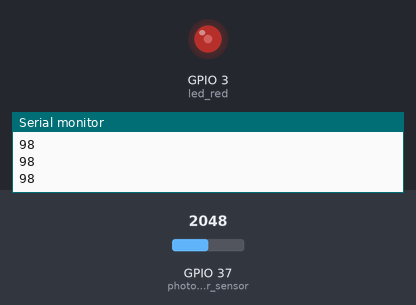
This sketch was run on a simulated ESP32. Parts: output pins drawn as LEDs (lit = HIGH), the last lines printed to the serial monitor. The inputs (shaded band) are chosen by the test bench; at power-on: GPIO 37 (photoresister_sensor) = 2048.

Above: at 1.2 s.
1.3 s: GPIO 37 (photoresister_sensor) set to 2866
At 2.2 s:
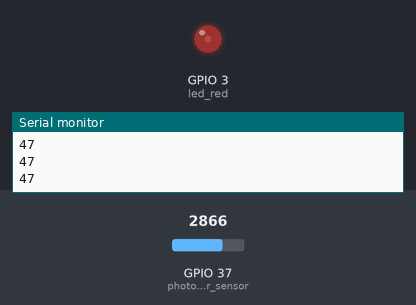
2.8 s: GPIO 37 (photoresister_sensor) set to 4095
At 3.4 s:
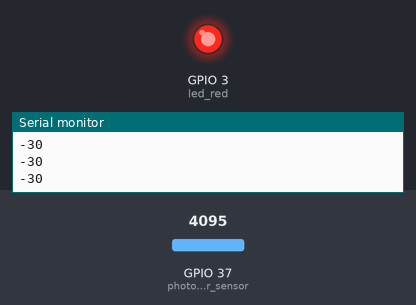
4.3 s: GPIO 37 (photoresister_sensor) set to 3680
5.8 s: GPIO 37 (photoresister_sensor) set to 3629
At 7.0 s:
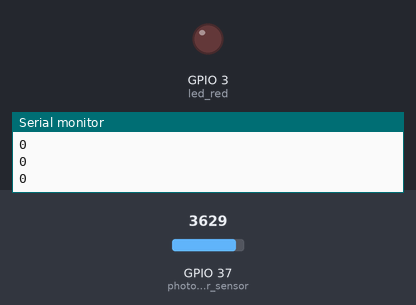
7.3 s: GPIO 37 (photoresister_sensor) set to 1228
At 8.3 s:
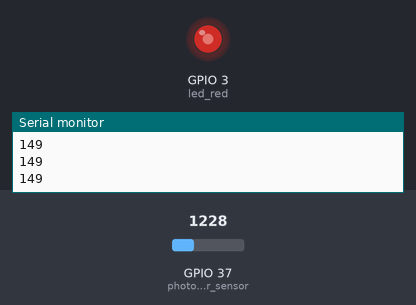
8.8 s: GPIO 37 (photoresister_sensor) set to 2047
At 9.5 s:
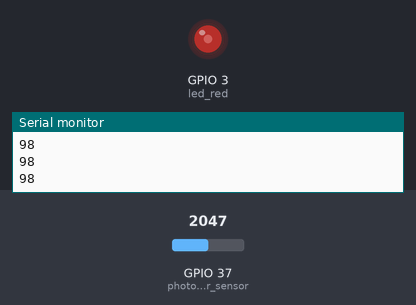
Timing chart, 0 to 11.3 s (numbered marks = the images above; inputs shaded):
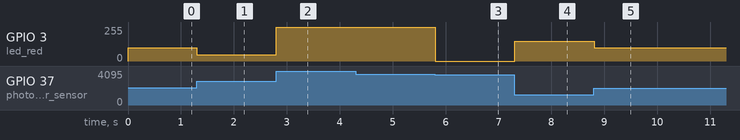

The sketch:

day03_photo_resister01.ino
```cpp
int photoresister_sensor = A1;  // 조도센서
int led_red = D2;
int brightness = 0;
int fadeAmount = 5;

void setup() {
  Serial.begin(115200); // ET보드의 시리얼 통신 속도
  ledcAttachPin(led_red, 0);
  ledcSetup(0, 4000, 8);
}

void loop() {
  brightness = 225 - map(analogRead(photoresister_sensor), 0, 4095, 0, 255);
  Serial.println(brightness);
  ledcWrite(0, brightness);
  delay(100);
}
```

Measured:
- the behaviour switches between 3630 and 3629 on GPIO 37 (photoresister_sensor) (found by bisection; images 2 and 3)
- after the input at 1.3 s, GPIO 3 (led_red): 98/255 → 47/255 at once
- after the input at 2.8 s, GPIO 3 (led_red): 47/255 → 255/255 at once
- after the input at 5.8 s, GPIO 3 (led_red): 255/255 → 0/255 at once
- after the input at 7.3 s, GPIO 3 (led_red): 0/255 → 148/255 at once
- after the input at 8.8 s, GPIO 3 (led_red): 148/255 → 98/255 at once
